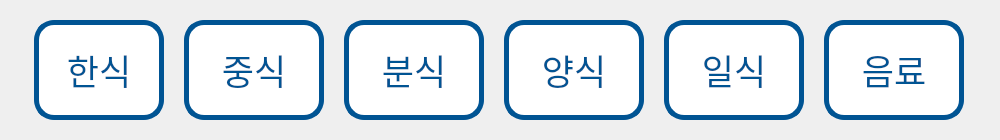
       <widget class="QWidget" name="horizontalWidget" native="true">
        <property name="geometry">
         <rect>
          <x>0</x>
          <y>20</y>
          <width>1000</width>
          <height>140</height>
         </rect>
        </property>
        <property name="sizePolicy">
         <sizepolicy hsizetype="Maximum" vsizetype="Preferred">
          <horstretch>0</horstretch>
          <verstretch>0</verstretch>
         </sizepolicy>
        </property>
        <property name="minimumSize">
         <size>
          <width>1000</width>
          <height>140</height>
         </size>
        </property>
        <property name="styleSheet">
         <string notr="true"/>
        </property>
        <layout class="QHBoxLayout" name="horizontalLayout">
         <property name="sizeConstraint">
          <enum>QLayout::SetDefaultConstraint</enum>
         </property>
         <property name="leftMargin">
          <number>20</number>
         </property>
         <property name="topMargin">
          <number>20</number>
         </property>
         <property name="rightMargin">
          <number>20</number>
         </property>
         <property name="bottomMargin">
          <number>20</number>
         </property>
         <item>
          <widget class="QPushButton" name="menuButton_1">
           <property name="enabled">
            <bool>true</bool>
           </property>
           <property name="sizePolicy">
            <sizepolicy hsizetype="Fixed" vsizetype="Fixed">
             <horstretch>0</horstretch>
             <verstretch>0</verstretch>
            </sizepolicy>
           </property>
           <property name="minimumSize">
            <size>
             <width>130</width>
             <height>100</height>
            </size>
           </property>
           <property name="font">
            <font>
             <family>함초롬돋움</family>
             <pointsize>26</pointsize>
            </font>
           </property>
           <property name="focusPolicy">
            <enum>Qt::NoFocus</enum>
           </property>
           <property name="styleSheet">
            <string notr="true">color: rgb(0, 84, 147);
	background-color: white;
	border: 5px solid rgb(0, 84, 147);
	border-radius: 20px;</string>
           </property>
           <property name="text">
            <string>한식</string>
           </property>
          </widget>
         </item>
         <item>
          <widget class="QPushButton" name="menuButton_2">
           <property name="sizePolicy">
            <sizepolicy hsizetype="Fixed" vsizetype="Fixed">
             <horstretch>0</horstretch>
             <verstretch>0</verstretch>
            </sizepolicy>
           </property>
           <property name="minimumSize">
            <size>
             <width>140</width>
             <height>100</height>
            </size>
           </property>
           <property name="font">
            <font>
             <family>함초롬돋움</family>
             <pointsize>26</pointsize>
            </font>
           </property>
           <property name="focusPolicy">
            <enum>Qt::NoFocus</enum>
           </property>
           <property name="styleSheet">
            <string notr="true">color: rgb(0, 84, 147);
	background-color: white;
	border: 5px solid rgb(0, 84, 147);
	border-radius: 20px;</string>
           </property>
           <property name="text">
            <string>중식</string>
           </property>
          </widget>
         </item>
         <item>
          <widget class="QPushButton" name="menuButton_3">
           <property name="sizePolicy">
            <sizepolicy hsizetype="Fixed" vsizetype="Fixed">
             <horstretch>0</horstretch>
             <verstretch>0</verstretch>
            </sizepolicy>
           </property>
           <property name="minimumSize">
            <size>
             <width>140</width>
             <height>100</height>
            </size>
           </property>
           <property name="font">
            <font>
             <family>함초롬돋움</family>
             <pointsize>26</pointsize>
            </font>
           </property>
           <property name="focusPolicy">
            <enum>Qt::NoFocus</enum>
           </property>
           <property name="styleSheet">
            <string notr="true">color: rgb(0, 84, 147);
	background-color: white;
	border: 5px solid rgb(0, 84, 147);
	border-radius: 20px;</string>
           </property>
           <property name="text">
            <string>분식</string>
           </property>
          </widget>
         </item>
         <item>
          <widget class="QPushButton" name="menuButton_4">
           <property name="sizePolicy">
            <sizepolicy hsizetype="Fixed" vsizetype="Fixed">
             <horstretch>0</horstretch>
             <verstretch>0</verstretch>
            </sizepolicy>
           </property>
           <property name="minimumSize">
            <size>
             <width>140</width>
             <height>100</height>
            </size>
           </property>
           <property name="font">
            <font>
             <family>함초롬돋움</family>
             <pointsize>26</pointsize>
            </font>
           </property>
           <property name="focusPolicy">
            <enum>Qt::NoFocus</enum>
           </property>
           <property name="styleSheet">
            <string notr="true">color: rgb(0, 84, 147);
	background-color: white;
	border: 5px solid rgb(0, 84, 147);
	border-radius: 20px;</string>
           </property>
           <property name="text">
            <string>양식</string>
           </property>
          </widget>
         </item>
         <item>
          <widget class="QPushButton" name="menuButton_5">
           <property name="sizePolicy">
            <sizepolicy hsizetype="Fixed" vsizetype="Fixed">
             <horstretch>0</horstretch>
             <verstretch>0</verstretch>
            </sizepolicy>
           </property>
           <property name="minimumSize">
            <size>
             <width>140</width>
             <height>100</height>
            </size>
           </property>
           <property name="font">
            <font>
             <family>함초롬돋움</family>
             <pointsize>26</pointsize>
            </font>
           </property>
           <property name="focusPolicy">
            <enum>Qt::NoFocus</enum>
           </property>
           <property name="styleSheet">
            <string notr="true">color: rgb(0, 84, 147);
	background-color: white;
	border: 5px solid rgb(0, 84, 147);
	border-radius: 20px;</string>
           </property>
           <property name="text">
            <string>일식</string>
           </property>
          </widget>
         </item>
         <item>
          <widget class="QPushButton" name="menuButton_6">
           <property name="sizePolicy">
            <sizepolicy hsizetype="Fixed" vsizetype="Fixed">
             <horstretch>0</horstretch>
             <verstretch>0</verstretch>
            </sizepolicy>
           </property>
           <property name="minimumSize">
            <size>
             <width>140</width>
             <height>100</height>
            </size>
           </property>
           <property name="font">
            <font>
             <family>함초롬돋움</family>
             <pointsize>26</pointsize>
             <weight>50</weight>
             <bold>false</bold>
            </font>
           </property>
           <property name="focusPolicy">
            <enum>Qt::NoFocus</enum>
           </property>
           <property name="styleSheet">
            <string notr="true">color: rgb(0, 84, 147);
	background-color: white;
	border: 5px solid rgb(0, 84, 147);
	border-radius: 20px;</string>
           </property>
           <property name="text">
            <string>음료</string>
           </property>
          </widget>
         </item>
        </layout>
       </widget>
